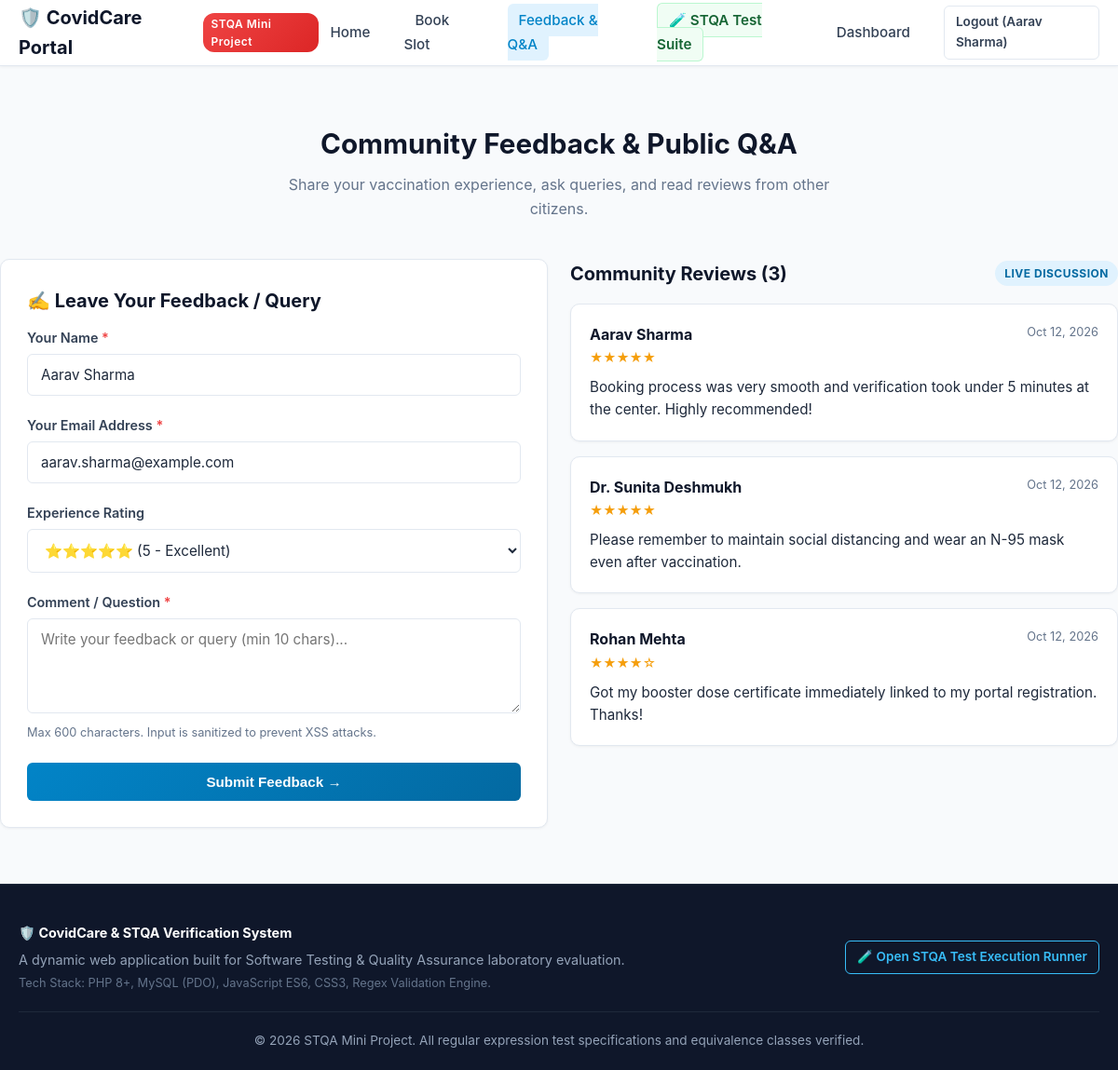
The app's page /comments.php (signed in) with its own data.
### tables this page shows
CREATE TABLE IF NOT EXISTS `comments` (
    `id` INT AUTO_INCREMENT PRIMARY KEY,
    `user_id` INT NULL,
    `author_name` VARCHAR(100) NOT NULL,
    `author_email` VARCHAR(120) NOT NULL,
    `message` TEXT NOT NULL,
    `rating` TINYINT DEFAULT 5,
    `status` ENUM('approved', 'pending') DEFAULT 'approved',
    `created_at` TIMESTAMP DEFAULT CURRENT_TIMESTAMP,
    CONSTRAINT `fk_comments_user` FOREIGN KEY (`user_id`) REFERENCES `users`(`id`) ON DELETE SET NULL
);

### config/db.php (called while the page is built, shortened)
<?php
function isLoggedIn() {
    return isset($_SESSION['user_id']) && !empty($_SESSION['user_id']);
}
function getCurrentUser() {
    return [
        'id'        => $_SESSION['user_id'],
        'name'      => $_SESSION['user_name'] ?? 'User',
        'email'     => $_SESSION['user_email'] ?? '',
        'role'      => $_SESSION['user_role'] ?? 'user'
    ];
}
?>

### comments.php (the view, shortened to what this page needs)
<?php
require_once __DIR__ . '/includes/header.php';
$logged_user = getCurrentUser();
$db = getDB();
$errors = [];
$form_name = $logged_user ? $logged_user['name'] : '';
$form_email = $logged_user ? $logged_user['email'] : '';
$form_message = '';
$form_rating = 5;
$comments = [];
if ($db) {
    try {
        $stmt = $db->query("SELECT * FROM comments WHERE status = 'approved' ORDER BY created_at DESC");
        $comments = $stmt->fetchAll();
    } catch (Exception $e) {
    }
}
?>
<div class="container section">
    <div class="section-header">
        <h1 class="section-title">Community Feedback & Public Q&A</h1>
        <p class="section-desc">Share your vaccination experience, ask queries, and read reviews from other citizens.</p>
    </div>
    <div class="grid-2">
        <div class="card">
            <h2 class="card-title">✍️ Leave Your Feedback / Query</h2>
            <form action="comments.php" method="POST" data-stqa-validate novalidate>
                <div class="form-group">
                    <label class="form-label" for="author_name">Your Name <span class="req">*</span></label>
                    <input type="text" id="author_name" name="author_name"
                           class="form-control <?php echo isset($errors['name']) ? 'is-invalid' : ''; ?>"
                           placeholder="e.g. John Doe"
                           value="<?php echo htmlspecialchars($form_name); ?>"
                           data-validate="name" required>
                </div>
                <div class="form-group">
                    <label class="form-label" for="author_email">Your Email Address <span class="req">*</span></label>
                    <input type="email" id="author_email" name="author_email"
                           class="form-control <?php echo isset($errors['email']) ? 'is-invalid' : ''; ?>"
                           placeholder="name@domain.com"
                           value="<?php echo htmlspecialchars($form_email); ?>"
                           data-validate="email" required>
                </div>
                <div class="form-group">
                    <label class="form-label" for="rating">Experience Rating</label>
                    <select id="rating" name="rating" class="form-control">
                        <option value="5" <?php echo ($form_rating == 5) ? 'selected' : ''; ?>>⭐⭐⭐⭐⭐ (5 - Excellent)</option>
                    </select>
                </div>
                <div class="form-group">
                    <label class="form-label" for="message">Comment / Question <span class="req">*</span></label>
                    <textarea id="message" name="message" rows="4"
                              class="form-control <?php echo isset($errors['message']) ? 'is-invalid' : ''; ?>"
                              placeholder="Write your feedback or query (min 10 chars)..." required><?php echo htmlspecialchars($form_message); ?></textarea>
                    <small class="form-help">Max 600 characters. Input is sanitized to prevent XSS attacks.</small>
                </div>
                <button type="submit" class="btn btn-primary" style="width: 100%; padding: 12px;">
                    Submit Feedback &rarr;
                </button>
            </form>
        </div>
        <div>
            <div style="display: flex; justify-content: space-between; align-items: center; margin-bottom: 16px;">
                <h2 style="font-size: 1.25rem; font-weight: 700; color: var(--dark);">Community Reviews (<?php echo count($comments); ?>)</h2>
                <span class="badge badge-confirmed">Live Discussion</span>
            </div>
            <div style="display: flex; flex-direction: column; gap: 16px;">
                <?php foreach ($comments as $item): ?>
                    <div class="card" style="padding: 20px;">
                        <div style="display: flex; justify-content: space-between; align-items: flex-start; margin-bottom: 8px;">
                            <div>
                                <strong style="color: var(--dark); font-size: 1rem;"><?php echo htmlspecialchars($item['author_name']); ?></strong>
                                <div style="color: #f59e0b; font-size: 0.85rem; margin-top: 2px;">
                                    <?php echo str_repeat('★', (int)($item['rating'] ?? 5)); ?><?php echo str_repeat('☆', 5 - (int)($item['rating'] ?? 5)); ?>
                                </div>
                            </div>
                            <span style="font-size: 0.8rem; color: var(--text-muted);">
                                <?php echo date('M d, Y', strtotime($item['created_at'])); ?>
                            </span>
                        </div>
                        <p style="font-size: 0.95rem; color: var(--text-main); margin-top: 6px;">
                            <?php echo nl2br(htmlspecialchars($item['message'])); ?>
                        </p>
                    </div>
                <?php endforeach; ?>
            </div>
        </div>
    </div>
</div>
<?php require_once __DIR__ . '/includes/footer.php'; ?>

### assets/css/style.css (style rules this page uses)
:root { --primary: #0284c7; --primary-dark: #0369a1; --primary-light: #e0f2fe; --secondary: #0d9488; --accent: #ef4444; --dark: #0f172a; --dark-muted: #334155; --light-bg: #f8fafc; --card-bg: #ffffff; --border-color: #e2e8f0; --text-main: #1e293b; --text-muted: #64748b; --success: #10b981; --warning: #f59e0b; --danger: #ef4444; --shadow-sm: 0 1px 3px rgba(0, 0, 0, 0.05); --shadow-md: 0 4px 6px -1px rgba(0, 0, 0, 0.08), 0 2px 4px -2px rgba(0, 0, 0, 0.05); --shadow-lg: 0 10px 15px -3px rgba(0, 0, 0, 0.1), 0 4px 6px -4px rgba(0, 0, 0, 0.05); --radius-sm: 6px; --radius-md: 10px; --radius-lg: 16px; --font-family: -apple-system, BlinkMacSystemFont, 'Segoe UI', Roboto, Helvetica, Arial, sans-serif; }
* { box-sizing: border-box; margin: 0; padding: 0; }
body { font-family: var(--font-family); background-color: var(--light-bg); color: var(--text-main); line-height: 1.6; display: flex; flex-direction: column; min-height: 100vh; }
.container { width: 100%; max-width: 1200px; margin: 0 auto; padding: 0 20px; }
.btn { display: inline-flex; align-items: center; justify-content: center; gap: 8px; padding: 10px 20px; font-size: 0.95rem; font-weight: 600; border-radius: var(--radius-sm); border: none; cursor: pointer; transition: all 0.2s ease; text-decoration: none; }
.btn-primary { background: linear-gradient(135deg, var(--primary), var(--primary-dark)); color: white; }
.section { padding: 60px 0; }
.section-header { text-align: center; margin-bottom: 40px; }
.section-title { font-size: 1.85rem; font-weight: 700; color: var(--dark); margin-bottom: 8px; }
.section-desc { font-size: 1rem; color: var(--text-muted); max-width: 600px; margin: 0 auto; }
.grid-2 { display: grid; grid-template-columns: repeat(auto-fit, minmax(400px, 1fr)); gap: 24px; }
.card { background: var(--card-bg); border: 1px solid var(--border-color); border-radius: var(--radius-md); padding: 28px; box-shadow: var(--shadow-sm); transition: box-shadow 0.2s ease; }
.card-title { font-size: 1.25rem; font-weight: 700; color: var(--dark); margin-bottom: 12px; display: flex; align-items: center; gap: 10px; }
.form-group { margin-bottom: 20px; position: relative; }
.form-label { display: block; font-weight: 600; font-size: 0.9rem; color: var(--dark-muted); margin-bottom: 6px; }
.form-label .req { color: var(--danger); }
.form-control { width: 100%; padding: 12px 14px; font-size: 0.95rem; border: 1.5px solid var(--border-color); border-radius: var(--radius-sm); background-color: #fff; color: var(--text-main); transition: all 0.2s ease; outline: none; font-family: inherit; }
.form-help { font-size: 0.8rem; color: var(--text-muted); margin-top: 4px; }
.badge { display: inline-block; padding: 4px 10px; font-size: 0.75rem; font-weight: 700; border-radius: 9999px; text-transform: uppercase; letter-spacing: 0.5px; }
.badge-confirmed { background: #e0f2fe; color: #0369a1; }

### records on screen
comments: author_name "Aarav Sharma", rating "★★★★★", created_at "Oct 12, 2026", message "Booking process was very smooth and verification took under 5 minutes at the center. Highly recommended!"
comments: author_name "Dr. Sunita Deshmukh", rating "★★★★★", created_at "Oct 12, 2026", message "Please remember to maintain social distancing and wear an N-95 mask even after vaccination."
comments: author_name "Rohan Mehta", rating "★★★★", rating "☆", created_at "Oct 12, 2026", message "Got my booster dose certificate immediately linked to my portal registration. Thanks!"

### other values on screen
$logged_user['name'] "Aarav Sharma"
count($comments) "3"
